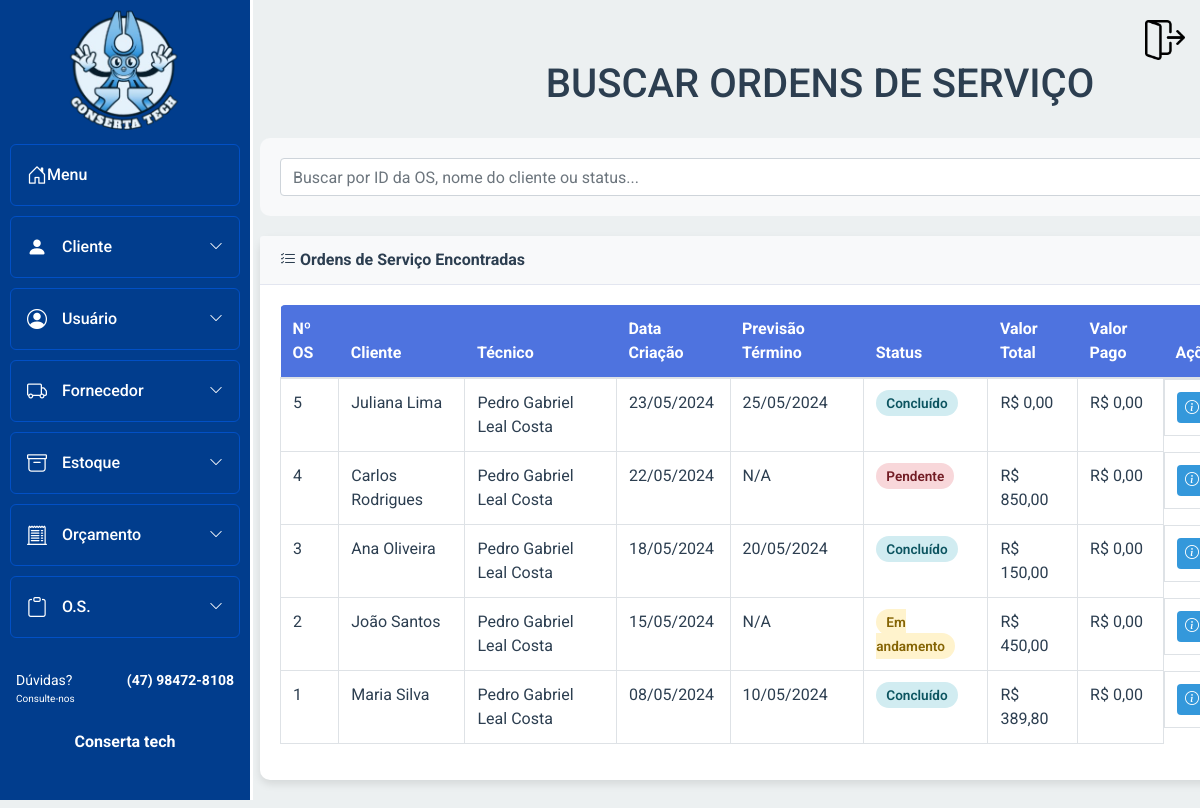
The app's page /Sistema_Conserta_Tech/Ordem_servico/buscar_os.php (signed in) with its own data.
### tables this page shows
CREATE TABLE `ordens_servico` (
    `id` INT PRIMARY KEY AUTO_INCREMENT,
    `id_cliente` INT NOT NULL,
    `id_usuario` INT NOT NULL,
    `data_termino` DATE,
    `status` VARCHAR(20) DEFAULT 'aberto',
    `observacoes` TEXT,
    `data_criacao` TIMESTAMP DEFAULT CURRENT_TIMESTAMP,
    CONSTRAINT `fk_ordens_cliente` FOREIGN KEY (`id_cliente`) REFERENCES `cliente` (`id_cliente`) ON DELETE CASCADE,
    CONSTRAINT `fk_ordens_usuario` FOREIGN KEY (`id_usuario`) REFERENCES `usuario` (`id_usuario`) ON DELETE CASCADE
);

CREATE TABLE `cliente` (
  `id_cliente` INT NOT NULL AUTO_INCREMENT,
  `id_usuario` INT NOT NULL,
  `email` VARCHAR(100),
   `cpf` VARCHAR(18) DEFAULT NULL,
  `nome` VARCHAR(40),
  `observacao` VARCHAR(255),
  `data_nasc` DATE DEFAULT NULL,
  `data_cad` DATE DEFAULT NULL,
  `sexo` ENUM('M','F'),
  `cep` VARCHAR(10) DEFAULT NULL,
  `logradouro` VARCHAR(80) DEFAULT NULL,
  `tipo` VARCHAR(20) DEFAULT NULL,
  `complemento` VARCHAR(15) DEFAULT NULL,
  `numero` INT DEFAULT NULL,
  `cidade` VARCHAR(30) DEFAULT NULL,
  `telefone` VARCHAR(18) DEFAULT NULL,
  `uf` VARCHAR(2) DEFAULT NULL,
  `bairro` VARCHAR(20) DEFAULT NULL,
  `inativo` TINYINT DEFAULT 0,
  PRIMARY KEY (`id_cliente`),
  CONSTRAINT `fk_cliente_usuario` FOREIGN KEY (`id_usuario`) REFERENCES `usuario` (`id_usuario`) ON DELETE CASCADE
);

CREATE TABLE `usuario` (
  `id_usuario` INT NOT NULL AUTO_INCREMENT,
  `id_perfil` INT NOT NULL,
  `nome` VARCHAR(50) NOT NULL,
  `cpf` VARCHAR(15) UNIQUE,
  `username` VARCHAR(30) UNIQUE NOT NULL,
  `email` VARCHAR(100) UNIQUE NOT NULL,
  `senha` VARCHAR(255) NOT NULL,
  `data_cad` DATE DEFAULT NULL,
  `data_nasc` DATE DEFAULT NULL,
  `sexo` ENUM('M','F','O'),
  `cep` VARCHAR(10) DEFAULT NULL,
  `logradouro` VARCHAR(80) DEFAULT NULL,
  `tipo` VARCHAR(20) DEFAULT NULL,
  `complemento` VARCHAR(15) DEFAULT NULL,
  `numero` INT DEFAULT NULL,
  `cidade` VARCHAR(30) DEFAULT NULL,
  `uf` VARCHAR(2) DEFAULT NULL,
  `bairro` VARCHAR(20) DEFAULT NULL,
  `telefone` VARCHAR(18) DEFAULT NULL,
  `inativo` TINYINT DEFAULT 0,
  `senha_temporaria` TINYINT DEFAULT 0,
  PRIMARY KEY (`id_usuario`),
  CONSTRAINT `fk_usuario_perfil` FOREIGN KEY (`id_perfil`) REFERENCES `perfil` (`id_perfil`) ON DELETE CASCADE
);

### Sistema_Conserta_Tech/Ordem_servico/buscar_os.php (the view, shortened to what this page needs)
<?php
require_once '../Conexao/conexao.php';
$search = isset($_GET['search']) ? trim($_GET['search']) : '';
$ordens_servico = [];
function safe_html($value) {
    return $value !== null ? htmlspecialchars($value) : '';
}
try {
    $sql = "SELECT os.id, os.data_criacao, os.data_termino, os.status,
                   c.nome as cliente_nome, c.id_cliente, c.telefone as cliente_telefone,
                   u.nome as tecnico_nome, u.id_usuario,
                   COALESCE(SUM(s.valor), 0) as valor_total,
                   COALESCE(SUM(p.valor_total), 0) as valor_pago,
                   os.observacoes
            FROM ordens_servico os
            INNER JOIN cliente c ON os.id_cliente = c.id_cliente
            INNER JOIN usuario u ON os.id_usuario = u.id_usuario
            LEFT JOIN equipamentos_os e ON os.id = e.id_os
            LEFT JOIN servicos_os s ON e.id = s.id_equipamento
            LEFT JOIN pagamento p ON os.id = p.id_os";
    $sql .= " GROUP BY os.id ORDER BY os.data_criacao DESC";
    $stmt = $pdo->prepare($sql);
    $stmt->execute();
    $ordens_servico = $stmt->fetchAll();
} catch (PDOException $e) {
    echo "Erro ao buscar OS: " . $e->getMessage();
}
?>
<!DOCTYPE html>
<html lang="pt-BR">
<head>
    <link rel="stylesheet" href="../bootstrap/css/bootstrap.min.css">
    <link rel="stylesheet" href="https://cdn.jsdelivr.net/npm/bootstrap-icons@1.10.3/font/bootstrap-icons.css" />
    <link rel="stylesheet" href="../Menu_lateral/css-home-bar.css" />
    <link rel="stylesheet" href="https://cdn.jsdelivr.net/npm/notyf@3/notyf.min.css">
</head>
<body>
    <div class="container">
        <h1>BUSCAR ORDENS DE SERVIÇO</h1>
        <?php include("../Menu_lateral/menu.php"); ?>
        <div class="search-section">
            <form method="GET" action="">
                <div class="search-container">
                    <input type="text" name="search" class="form-control search-input"
                           placeholder="Buscar por ID da OS, nome do cliente ou status..."
                           value="<?= safe_html($search) ?>">
                </div>
            </form>
        </div>
        <div class="card">
            <div class="card-header">
                <i class="bi bi-list-check"></i> Ordens de Serviço Encontradas
            </div>
            <div class="card-body">
                <div class="table-responsive">
                    <table class="table table-bordered table-hover" width="100%" cellspacing="0">
                        <thead>
                            <tr>
                                <th>Nº OS</th>
                                <th>Cliente</th>
                                <th>Técnico</th>
                                <th>Data Criação</th>
                                <th>Previsão Término</th>
                                <th>Status</th>
                                <th>Valor Total</th>
                                <th>Valor Pago</th>
                                <th>Ações</th>
                            </tr>
                        </thead>
                        <tbody>
                            <?php if (count($ordens_servico) > 0): ?>
                                <?php foreach ($ordens_servico as $os):
                                    $status_class = '';
                                    switch ($os['status']) {
                                        case 'Em andamento':
                                            $status_class = 'status-andamento';
                                            break;
                                        case 'Pendente':
                                            $status_class = 'status-pendente';
                                            break;
                                        case 'Concluído':
                                            $status_class = 'status-concluido';
                                            break;
                                    }
                                ?>
                                <tr>
                                    <td><?= $os['id'] ?></td>
                                    <td><?= safe_html($os['cliente_nome']) ?></td>
                                    <td><?= safe_html($os['tecnico_nome']) ?></td>
                                    <td><?= date('d/m/Y', strtotime($os['data_criacao'])) ?></td>
                                    <td><?= $os['data_termino'] ? date('d/m/Y', strtotime($os['data_termino'])) : 'N/A' ?></td>
                                    <td><span class="status-badge <?= $status_class ?>"><?= $os['status'] ?></span></td>
                                    <td>R$ <?= number_format($os['valor_total'], 2, ',', '.') ?></td>
                                    <td>R$ <?= number_format($os['valor_pago'], 2, ',', '.') ?></td>
                                    <td class="actions">
                                        <button class="btn btn-info btn-sm btn-detalhes" onclick="abrirModalDetalhes(<?= $os['id'] ?>)">
                                            <i class="bi bi-info-circle"></i> Detalhes
                                        </button>
                                    </td>
                                </tr>
                                <?php endforeach; ?>
                            <?php endif; ?>
                        </tbody>
                    </table>
                </div>
            </div>
        </div>
    </div>
</body>
</html>

### Sistema_Conserta_Tech/Menu_lateral/css-home-bar.css (style rules this page uses)
* { margin: 0; padding: 0; box-sizing: border-box; font-family: 'Roboto', sans-serif; }
html, body { height: 100%; overflow-x: hidden; }

### Sistema_Conserta_Tech/Ordem_servico/buscar_os.php (style rules this page uses)
:root { --primary-color: #2c3e50; --secondary-color: #3498db; --background-color: #ecf0f1; --text-color: #2c3e50; --border-color: #bdc3c7; --success-color: #27ae60; --danger-color: #e74c3c; }
* { margin: 0; padding: 0; box-sizing: border-box; font-family: 'Segoe UI', Tahoma, Geneva, Verdana, sans-serif; }
body { background-color: var(--background-color); color: var(--text-color); padding: 20px; }
.container { max-width: 1400px; margin: 20px 20px 20px 220px; padding: 20px; transition: margin-left 0.3s ease; }
h1 { margin-bottom: 30px; color: #2c3e50; text-align: center; }
.search-section { background-color: #f8f9fa; padding: 20px; border-radius: 10px; margin-bottom: 20px; }
.card { box-shadow: 0 4px 8px rgba(0,0,0,0.1); margin-bottom: 20px; border: none; border-radius: 10px; }
.card-header { background-color: #f8f9fa; border-bottom: 1px solid #e3e6f0; font-weight: bold; }
.table-responsive { border-radius: 5px; overflow: hidden; }
.table th { background-color: #4e73df; color: white; border: none; }
.btn-info { background-color: var(--secondary-color); border-color: var(--secondary-color); }
.status-badge { padding: 5px 10px; border-radius: 20px; font-size: 0.85rem; font-weight: 600; }
.status-andamento { background-color: #fff3cd; color: #856404; }
.status-pendente { background-color: #f8d7da; color: #721c24; }
.status-concluido { background-color: #d1ecf1; color: #0c5460; }
.actions { display: flex; gap: 5px; }
.btn-sm { padding: 0.25rem 0.5rem; font-size: 0.875rem; }
.search-container { display: flex; gap: 10px; }
.search-input { flex: 1; }
.btn-detalhes { background-color: var(--secondary-color); color: white; border: none; padding: 0.25rem 0.5rem; border-radius: 4px; font-size: 0.875rem; transition: background-color 0.2s; }
@media (min-width: 768px) { body { overflow-x: hidden; } }

### records on screen
ordens_servico: id "5", id_cliente.nome "Juliana Lima", id_usuario.nome "Pedro Gabriel Leal Costa", data_criacao "23/05/2024", data_termino "25/05/2024", status "Concluído", valor_total "0,00", valor_pago "0,00"
ordens_servico: id "4", id_cliente.nome "Carlos Rodrigues", id_usuario.nome "Pedro Gabriel Leal Costa", data_criacao "22/05/2024", shows "N/A", status "Pendente", valor_total "850,00", valor_pago "0,00"
ordens_servico: id "3", id_cliente.nome "Ana Oliveira", id_usuario.nome "Pedro Gabriel Leal Costa", data_criacao "18/05/2024", data_termino "20/05/2024", status "Concluído", valor_total "150,00", valor_pago "0,00"
ordens_servico: id "2", id_cliente.nome "João Santos", id_usuario.nome "Pedro Gabriel Leal Costa", data_criacao "15/05/2024", shows "N/A", status "Em andamento", valor_total "450,00", valor_pago "0,00"
ordens_servico: id "1", id_cliente.nome "Maria Silva", id_usuario.nome "Pedro Gabriel Leal Costa", data_criacao "08/05/2024", data_termino "10/05/2024", status "Concluído", valor_total "389,80", valor_pago "0,00"
